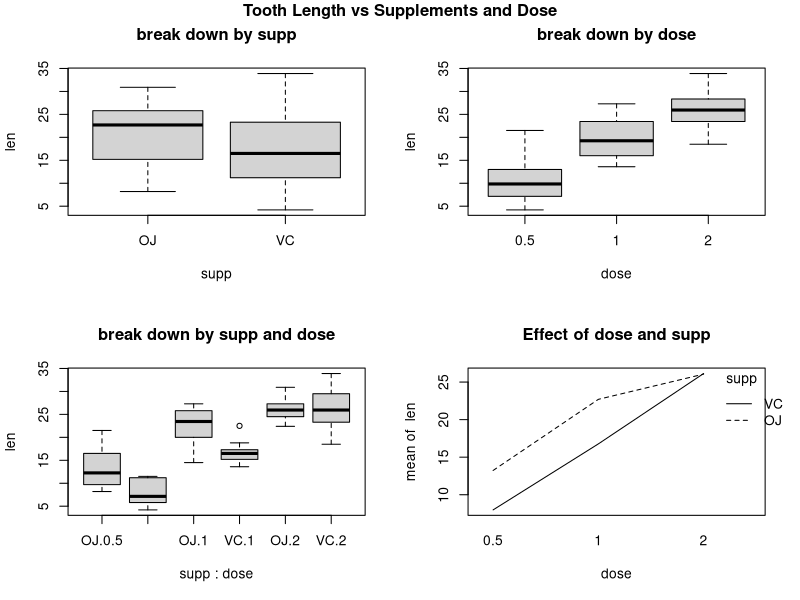

The R source for this figure:
## ---- chunk 1
options(digits=3)
data("ToothGrowth")
attach(ToothGrowth)
ToothGrowth$dose = as.factor(dose)
#table(ToothGrowth[,c(2,3)])
par(mfrow=c(2,2))
boxplot(len ~ supp, main='break down by supp')
boxplot(len ~ dose, main='break down by dose')
boxplot(len ~ supp + dose, main='break down by supp and dose')
interaction.plot(dose, supp, response=len, main='Effect of dose and supp')
title(main='\nTooth Length vs Supplements and Dose', outer=T)
## ---- chunk 2
t1 = t.test(len ~ dose, subset= dose %in% c(0.5, 1), alternative='less')
t2 = t.test(len ~ dose, subset= dose %in% c(1, 2), alternative='less')
t3 = t.test(len ~ dose, subset= dose %in% c(0.5, 2), alternative='less')
## ---- chunk 3
t4 = t.test(len ~ supp)
## ---- chunk 4
t5 = t.test(len ~ supp, subset= dose==0.5, alternative='greater')
t6 = t.test(len ~ supp, subset= dose==1, alternative='greater')
t7 = t.test(len ~ supp, subset= dose==2, alternative='greater')
